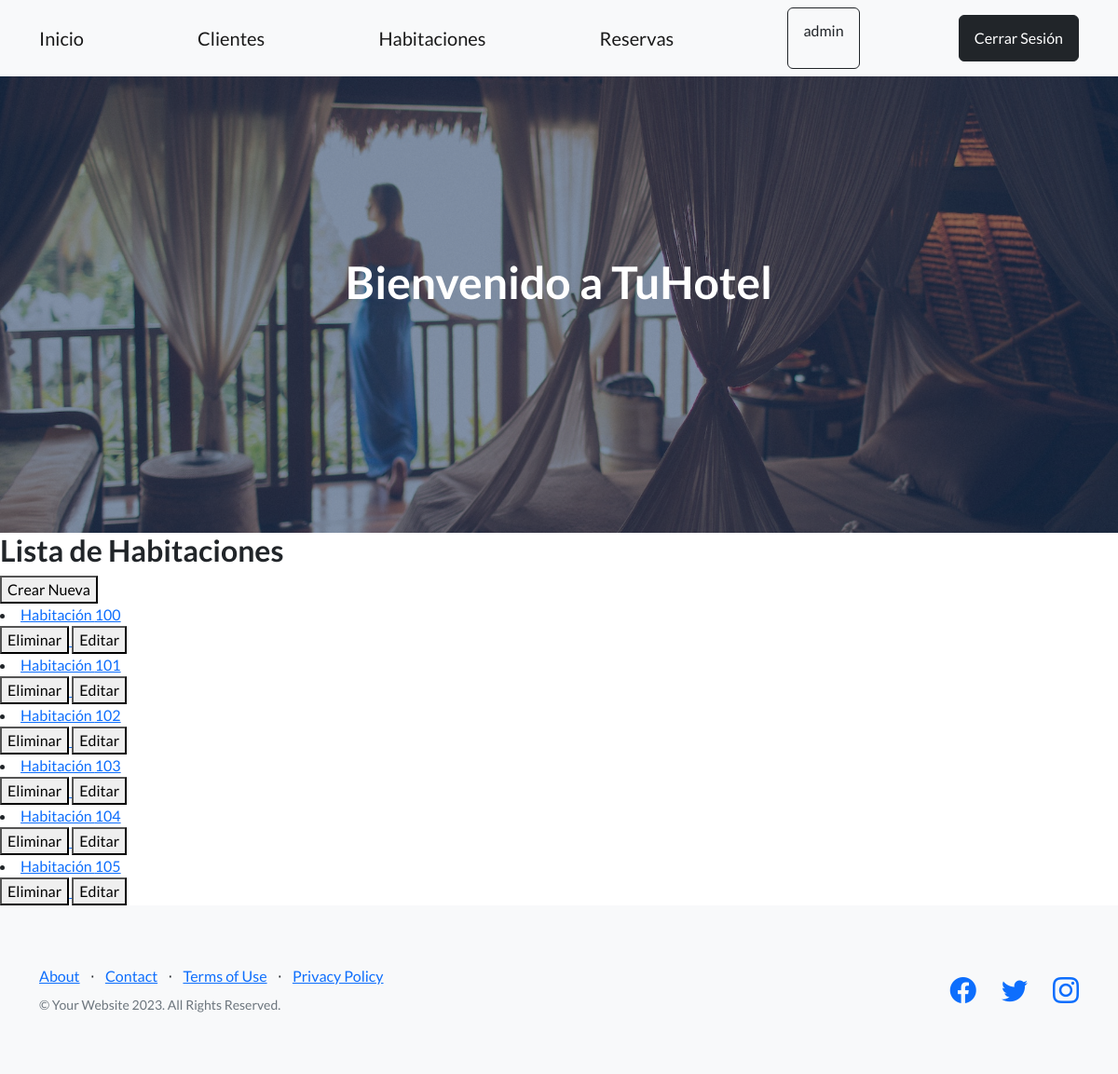
Page /apphotel/lista-habitaciones/ (signed in) on the earlier database version.
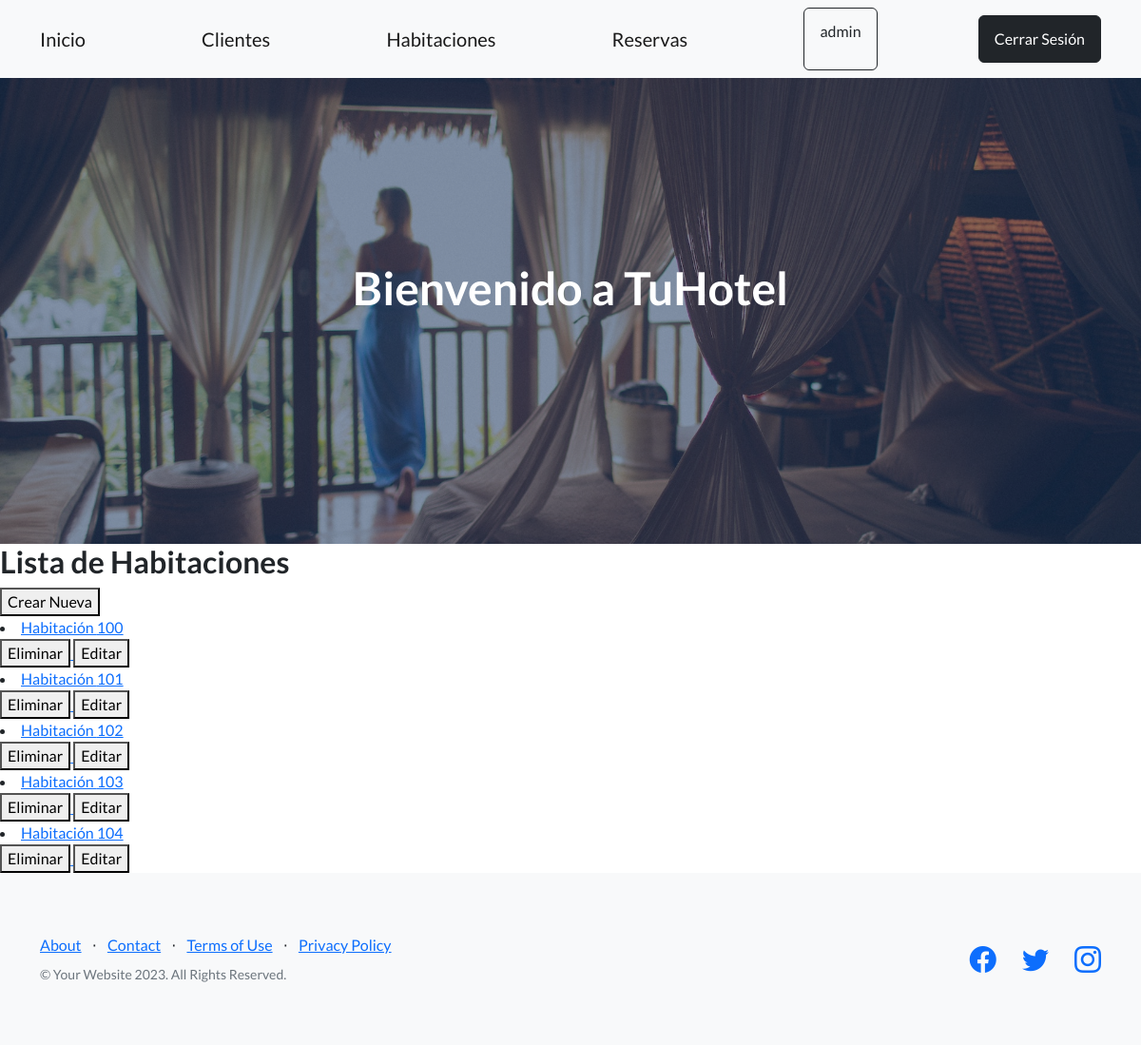
Same page on the later database version.
### AppHotel/models.py (models this page shows, shortened)
class Habitacion(models.Model):
    numero = models.IntegerField()
    tipo = models.CharField(max_length=30)
    disponible = models.BooleanField()

### AppHotel/views.py (the view)
# urls.py: path('lista-habitaciones/', HabitacionList.as_view(), name = 'ListaHabitacion'),
class HabitacionList(LoginRequiredMixin, ListView):
    model = Habitacion
    template_name = 'lista_habitacion.html'
    context_object_name = 'habitaciones'

### AppHotel/templates/lista_habitacion.html
{% extends 'base.html' %}
{% load static %}
{% block contenido_cambio %}
    <h2>Lista de Habitaciones</h2>
    <a href=" {% url 'CrearHabitacion' %} ">
        <button>Crear Nueva</button>
    </a>
    {% for habitacion in habitaciones  %}
        <li>
            <a href="{% url 'DetalleHabitacion' habitacion.id %}">Habitación {{ habitacion.numero }} </a>
        </li>
        <div>
            <a href="{% url 'EliminarHabitacion' habitacion.id %}" method='POST'>
                <button  type="submit"> Eliminar</button>
            </a>{% csrf_token %}
            <a href="{% url 'EditarHabitacion' habitacion.id %}">
                <button>Editar</button>
            </a>
        </div>
    {% endfor %}
{% endblock contenido_cambio %}

### AppHotel/templates/base.html (shortened to what this page needs)
<!DOCTYPE html>
<html lang="en">
    {% load static %}
    <head>
        <link href="https://cdn.jsdelivr.net/npm/bootstrap-icons@1.5.0/font/bootstrap-icons.css" rel="stylesheet" type="text/css" />
        <link rel="stylesheet" href = {% static 'css/styles.css' %} />
    </head>
    <body>
    {% include 'navbar.html' %}
        <header class="masthead">
            <div class="container position-relative">
                <div class="row justify-content-center">
                    <div class="col-xl-6">
                        <div class="text-center text-white">
                            <h1 class="mb-5">Bienvenido a TuHotel</h1>
                        </div>
                    </div>
                </div>
            </div>
        </header>
    {% block contenido_cambio %}
    {% endblock contenido_cambio %}
        <footer class="footer bg-light">
            <div class="container">
                <div class="row">
                    <div class="col-lg-6 h-100 text-center text-lg-start my-auto">
                        <ul class="list-inline mb-2">
                            <li class="list-inline-item"><a href="#!">About</a></li>
                            <li class="list-inline-item">⋅</li>
                            <li class="list-inline-item"><a href="#!">Contact</a></li>
                            <li class="list-inline-item">⋅</li>
                            <li class="list-inline-item"><a href="#!">Terms of Use</a></li>
                            <li class="list-inline-item">⋅</li>
                            <li class="list-inline-item"><a href="#!">Privacy Policy</a></li>
                        </ul>
                        <p class="text-muted small mb-4 mb-lg-0">&copy; Your Website 2023. All Rights Reserved.</p>
                    </div>
                    <div class="col-lg-6 h-100 text-center text-lg-end my-auto">
                        <ul class="list-inline mb-0">
                            <li class="list-inline-item me-4">
                                <a href="#!"><i class="bi-facebook fs-3"></i></a>
                            </li>
                            <li class="list-inline-item me-4">
                                <a href="#!"><i class="bi-twitter fs-3"></i></a>
                            </li>
                            <li class="list-inline-item">
                                <a href="#!"><i class="bi-instagram fs-3"></i></a>
                            </li>
                        </ul>
                    </div>
                </div>
            </div>
        </footer>
    </body>
</html>

### AppHotel/templates/navbar.html (shortened to what this page needs)
<nav class="navbar navbar-light bg-light static-top">
    <div class="container">
        <a class="navbar-brand" href= {% url 'Inicio' %} >Inicio</a>
        <a class="navbar-brand" href= {% url 'ListaClientes' %} >Clientes</a>
        <a class="navbar-brand" href= {% url 'ListaHabitacion' %} >Habitaciones</a>
        <a class="navbar-brand" href= {% url 'ListaReservas' %} >Reservas</a>
        {% if user.is_authenticated %}
            <a class="btn btn-outline-dark" href="{% url 'EditarUsuario' %}"><p>{{ user.username }}</p></a>
            <a class="btn btn-dark" href= {% url 'Logout' %} >Cerrar Sesión</a>
        {% else %}
            <a class="btn btn-dark" href= {% url 'Login' %}  >Iniciar Sesión</a>
        {% endif %}
    </div>
</nav>

Differences in the rows shown:
removed Habitacion: numero "105"
